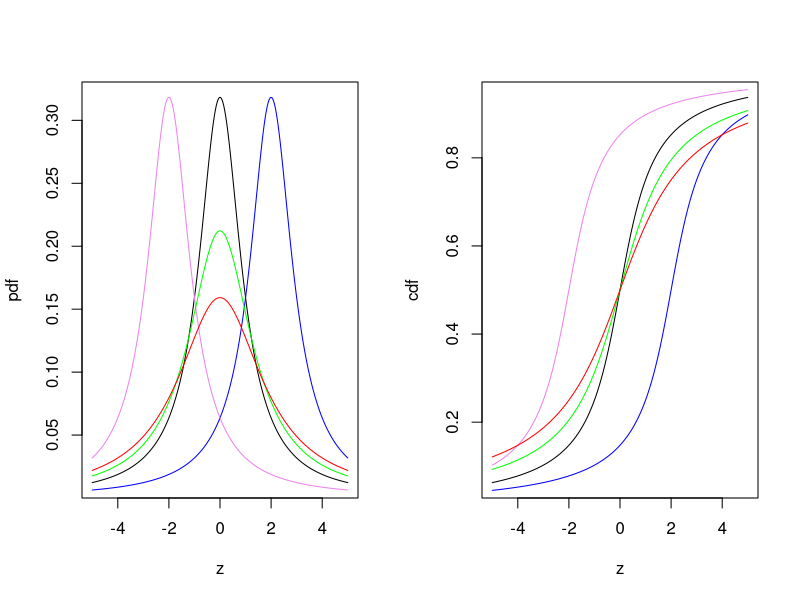

R code for this plot:
graphics.off()  # close all windows
par(mfrow = c(1, 2))

# rv chauchy distributed
z = seq(-5, 5, length = 300)

# pdf for the chauchy
plot(z, dcauchy(z, 0, 1), xlab = "z", ylab = "pdf", type = "l", lwd = 1)  # mu = 0 &amp; sd = 1
lines(z, dcauchy(z, 2, 1), col = "blue")  # mu = 2 &amp; sd = 1
lines(z, dcauchy(z, -2, 1), col = "violet")  # mu = -2 &amp; sd = 1
lines(z, dcauchy(z, 0, 1.5), col = "green")  # mu = 0 &amp; sd = 1.5
lines(z, dcauchy(z, 0, 2), col = "red")  # mu = 0 &amp; sd = 2

# cdf for the chauchy mu = 0 &amp; sd = 1 same order as above
plot(z, pcauchy(z, 0, 1), xlab = "z", ylab = "cdf", type = "l", lwd = 1)
lines(z, pcauchy(z, 2, 1), col = "blue")
lines(z, pcauchy(z, -2, 1), col = "violet")
lines(z, pcauchy(z, 0, 1.5), col = "green")
lines(z, pcauchy(z, 0, 2), col = "red")
